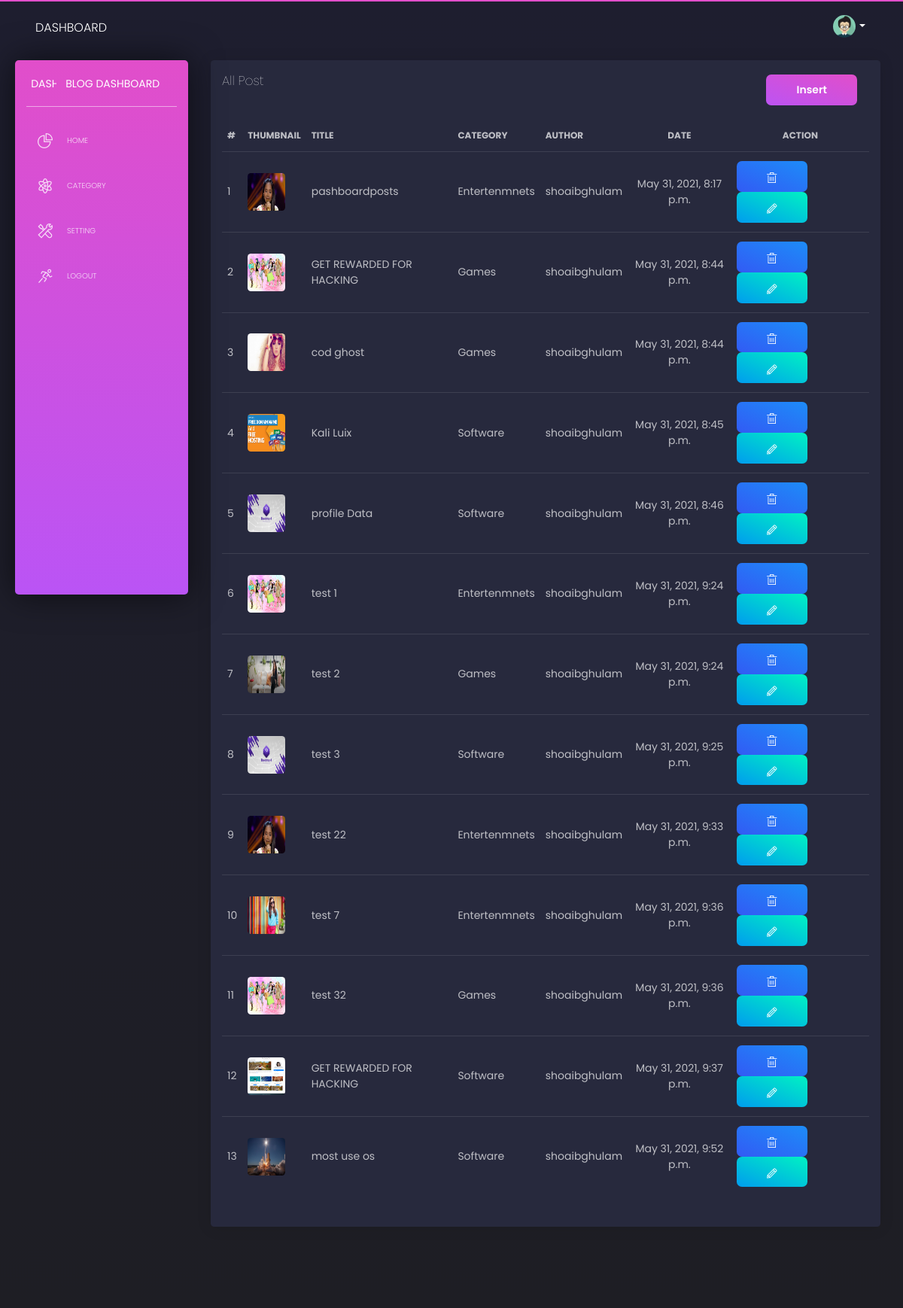
The page /dashboard (signed in) on the database its author committed.
### webapp/models.py (models this page shows, shortened)
class postModal(models.Model):
    pid=models.AutoField(primary_key=True)
    ptitle=models.CharField(max_length=140)
    pdate=models.DateTimeField(auto_now_add=True)
    pdesc=models.TextField(max_length=2000)
    pthumbnail=models.ImageField(upload_to="upload")
    category=models.ForeignKey(categoryModal,  on_delete=models.SET_NULL , null=True)
    user=models.ForeignKey(userModal,  on_delete=models.SET_NULL , null=True)

class categoryModal(models.Model):
    cid=models.AutoField(primary_key=True)
    cname=models.CharField(max_length=100)
    def __str__(self):
        return str(self.cname)

class userModal(models.Model):
    uid=models.AutoField(primary_key=True)
    firstName=models.CharField(max_length=100)
    lasetName=models.CharField(max_length=100)
    email=models.CharField(max_length=100)
    desc=models.TextField(max_length=2000 ,default="" , null=True)
    username=models.CharField(max_length=100)
    password=models.CharField(max_length=100)
    profile=models.ImageField(upload_to="upload")
    def __str__(self):
        return str(self.username)

### webapp/views.py (the view)
# urls.py: path('dashboard', Dashboard.as_view(),name="dashboard"),
class Dashboard(View):
    def get(self,request):
        if not request.session.has_key('user'):
             return redirect('login')
        data={
            'data':postModal.objects.all()
        }
        return render(request,'dashboard/index.html',data)

### templates/dashboard/index.html (shortened to what this page needs)
{% extends 'dashboard/base.html' %}
{% load static %}
{% block body %}
<div class="content">
  <div class="row">
    <div class="col-md-12">
      <div class="card ">
        <div class="card-header">
          <h4 class="card-title"> All Post
            <div class="col-md-3 float-right">
              <a href="/pashboardposts" class="btn btn-primary float-right " >Insert </a>
            </div>
          </h4>
        </div>
        <div class="card-body">
          <div class="table-responsive">
            <table class="table tablesorter " id="userdata">
              <thead class=" text-primary">
  <tr>
                  <th>#</th>
                  <th>
                  Thumbnail
                  </th>
                  <th>
                    Title
                  </th>
                  <th>
                     Category
                  </th>
                  <th>
                  Author
                  </th>
                  <th class="text-center">
                    Date
                  </th>
                  <th class="text-center">
                  Action
                  </th>
                </tr>
              </thead>
              <tbody>
                {% for data in data %}
                <tr>
                  <td>
                  {{forloop.counter}}
                  </td>
                  <td>
                   <img src="{{data.pthumbnail.url}}" width="50px" height="50px"/>
                  </td>
                  <td>
                    {{data.ptitle}}
                  </td>
                  <td>
                   {{data.category}}
                  </td>
                  <td class="text-center">
                   {{data.user}}
                  </td>
                  <td class="text-center">
                   {{data.pdate}}
                  </td>
                  <td>
                    <a href="postdelete/{{data.pk}}" class="btn btn-info">
                 <i class=" tim-icons icon-trash-simple"></i>
                  </a>
                    <a href="postupdate/{{data.pk}}" class="btn btn-success">
                 <i class=" tim-icons icon-pencil"></i>
                  </a>
                   </td>
                </tr>
                {% endfor %}
              </tbody>
            </table>
          </div>
        </div>
      </div>
    </div>
  </div>
</div>
{% endblock body %}

### rows shown on the page
postModal: pthumbnail (picture), ptitle "pashboardposts", category "Entertenmnets", user "shoaibghulam", pdate "May 31, 2021, 8:17 p.m."
postModal: pthumbnail (picture), ptitle "GET REWARDED FOR HACKING", category "Games", user "shoaibghulam", pdate "May 31, 2021, 8:44 p.m."
postModal: pthumbnail (picture), ptitle "cod ghost", category "Games", user "shoaibghulam", pdate "May 31, 2021, 8:44 p.m."
postModal: pthumbnail (placeholder picture), ptitle "Kali Luix", category "Software", user "shoaibghulam", pdate "May 31, 2021, 8:45 p.m."
postModal: pthumbnail (picture), ptitle "profile Data", category "Software", user "shoaibghulam", pdate "May 31, 2021, 8:46 p.m."
postModal: pthumbnail (picture), ptitle "test 1", category "Entertenmnets", user "shoaibghulam", pdate "May 31, 2021, 9:24 p.m."
postModal: pthumbnail (picture), ptitle "test 2", category "Games", user "shoaibghulam", pdate "May 31, 2021, 9:24 p.m."
postModal: pthumbnail (picture), ptitle "test 3", category "Software", user "shoaibghulam", pdate "May 31, 2021, 9:25 p.m."
postModal: pthumbnail (picture), ptitle "test 22", category "Entertenmnets", user "shoaibghulam", pdate "May 31, 2021, 9:33 p.m."
postModal: pthumbnail (picture), ptitle "test 7", category "Entertenmnets", user "shoaibghulam", pdate "May 31, 2021, 9:36 p.m."
postModal: pthumbnail (picture), ptitle "test 32", category "Games", user "shoaibghulam", pdate "May 31, 2021, 9:36 p.m."
postModal: pthumbnail (picture), ptitle "GET REWARDED FOR HACKING", category "Software", user "shoaibghulam", pdate "May 31, 2021, 9:37 p.m."
postModal: pthumbnail (picture), ptitle "most use os", category "Software", user "shoaibghulam", pdate "May 31, 2021, 9:52 p.m."
